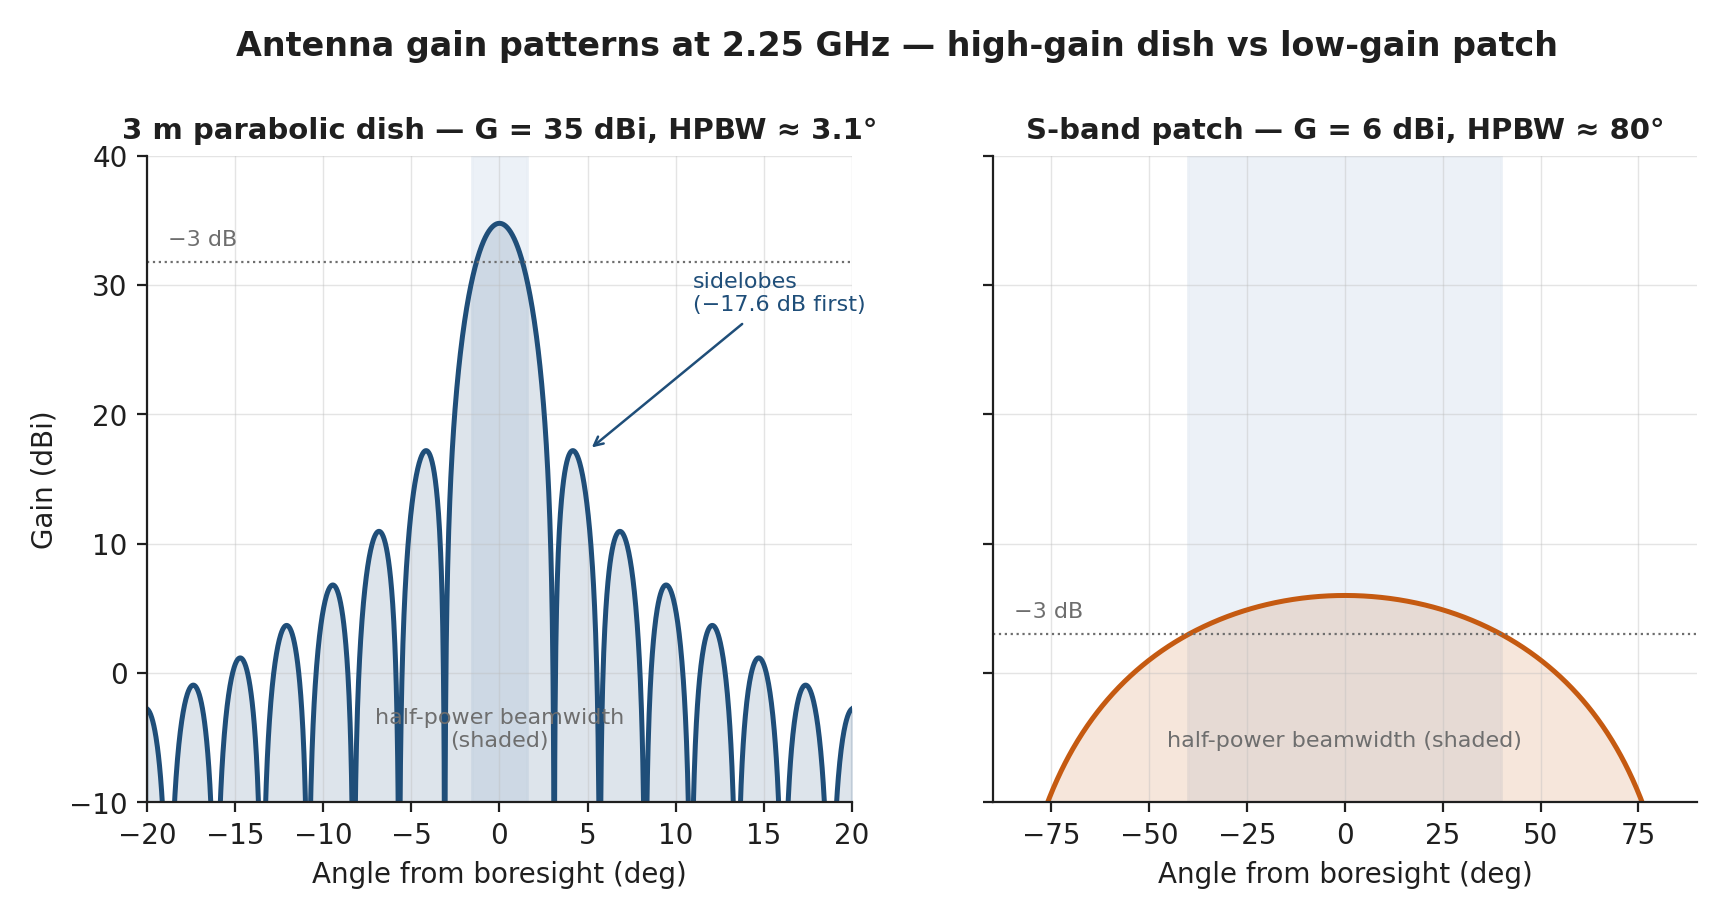

Python code for this plot:
"""Antenna patterns — high-gain parabolic dish (Airy pattern) vs S-band patch."""
from pathlib import Path

import numpy as np
import matplotlib.pyplot as plt
from oer_style import apply_style, COLORS, save

apply_style()

freq = 2.25e9            # S-band (Ch 11 worked example)
c = 3e8
lam = c / freq


def J1(x):
    """Bessel J1 via its integral form (numpy only)."""
    tau = np.linspace(0, np.pi, 2001)
    x = np.atleast_1d(x)[:, None]
    f = np.cos(tau[None, :] - x * np.sin(tau[None, :]))
    return np.trapezoid(f, tau, axis=1) / np.pi


# --- 3 m ground dish: uniformly illuminated circular aperture (Airy) ---
D1 = 3.0
eff = 0.6
Gmax1 = 10 * np.log10(eff * (np.pi * D1 / lam) ** 2)       # ≈ 35 dBi
HPBW1 = 70 * lam / D1                                        # deg (rule of thumb)
deg1 = np.linspace(-20, 20, 2001)
u = (np.pi * D1 / lam) * np.sin(np.deg2rad(deg1))
u_safe = np.where(np.abs(u) < 1e-9, 1e-9, u)
pat1 = (2 * J1(u_safe) / u_safe) ** 2
G1 = Gmax1 + 10 * np.log10(np.clip(pat1, 1e-6, None))

# --- S-band patch: cos^n model, ~6 dBi, ~80° HPBW ---
Gmax2 = 6.0
HPBW2 = 80.0
n = np.log(0.5) / np.log(np.cos(np.deg2rad(HPBW2 / 2)))
deg2 = np.linspace(-90, 90, 721)
G2 = Gmax2 + 10 * np.log10(np.clip(np.cos(np.deg2rad(deg2)) ** n, 1e-6, None))

fig, axes = plt.subplots(1, 2, figsize=(10.0, 4.2), sharey=True)

panels = [
    (axes[0], deg1, G1, Gmax1, HPBW1, 20,
     f"3 m parabolic dish — G = {Gmax1:.0f} dBi, HPBW ≈ {HPBW1:.1f}°", COLORS["accent"]),
    (axes[1], deg2, G2, Gmax2, HPBW2, 90,
     f"S-band patch — G = {Gmax2:.0f} dBi, HPBW ≈ {HPBW2:.0f}°", COLORS["accent_2"]),
]
for ax, th, G, Gmax, HPBW, span, label, color in panels:
    ax.plot(th, G, color=color, lw=1.8)
    ax.fill_between(th, -10, G, color=color, alpha=0.15)
    ax.axvspan(-HPBW / 2, HPBW / 2, color=COLORS["band"], alpha=0.8, zorder=0)
    ax.axhline(Gmax - 3, color=COLORS["grey"], lw=0.8, ls=":")
    ax.text(-span + 0.03 * 2 * span, Gmax - 3 + 1, "−3 dB", fontsize=8,
            color=COLORS["grey"], va="bottom", clip_on=True)
    ax.set_xlim(-span, span)
    ax.set_ylim(-10, 40)
    ax.set_xlabel("Angle from boresight (deg)")
    ax.set_title(label, fontsize=10.5)
    ax.grid(True, alpha=0.4)

axes[0].set_ylabel("Gain (dBi)")
axes[0].text(0, -6, "half-power beamwidth\n(shaded)", ha="center", va="bottom",
             fontsize=8, color=COLORS["grey"], clip_on=True)
axes[0].annotate("sidelobes\n(−17.6 dB first)", xy=(5.0, Gmax1 - 17.6),
                 xytext=(11, 28), fontsize=8, color=COLORS["accent"],
                 arrowprops=dict(arrowstyle="->", color=COLORS["accent"], lw=0.9),
                 annotation_clip=True)
axes[1].text(0, -6, "half-power beamwidth (shaded)", ha="center", va="bottom",
             fontsize=8, color=COLORS["grey"], clip_on=True)

fig.suptitle(f"Antenna gain patterns at {freq/1e9:.2f} GHz — high-gain dish vs low-gain patch",
             fontsize=12, fontweight="bold", y=1.03)
save(fig, Path(__file__).stem)
